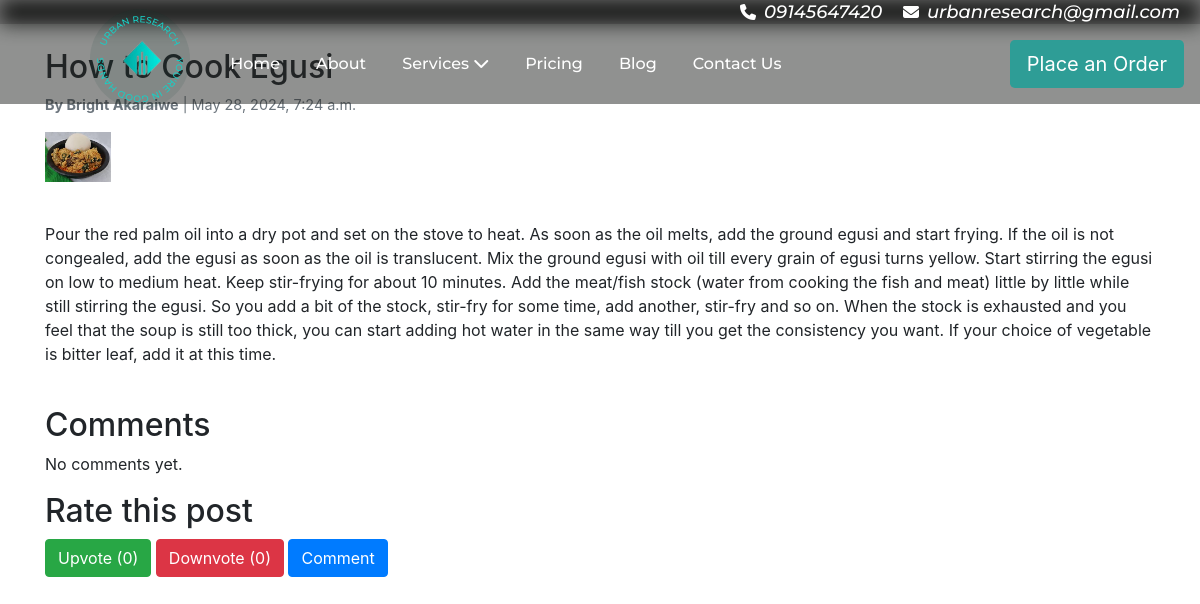
The page /blog/10/ on the database its author committed.
### services/models.py (models this page shows, shortened)
class Blog(models.Model):
    title = models.CharField(max_length=200)
    content = RichTextUploadingField()
    author = models.CharField(max_length=100)
    image = models.ImageField(upload_to='blog_images/', blank=True, null=True)
    created_at = models.DateTimeField(default=timezone.now)
    updated_at = models.DateTimeField(auto_now=True)
    upvotes = models.IntegerField(default=0)
    downvotes = models.IntegerField(default=0)

### services/views.py (the view)
# urls.py: path('blog/<int:blog_id>/', blog_detail, name='blog_detail'),
def blog_detail(request, blog_id):
    blog = get_object_or_404(Blog, id=blog_id)
    comments = blog.comments.filter(approved=True)
    new_comment = None
    session_key = f'voted_blog_{blog_id}'
    has_voted = request.session.get(session_key, False)
    if request.method == 'POST':
        comment_form = CommentForm(data=request.POST)
        if comment_form.is_valid():
            new_comment = comment_form.save(commit=False)
            new_comment.blog = blog
            new_comment.save()
            return redirect('blog_detail', blog_id=blog_id)
    else:
        comment_form = CommentForm()
    return render(request, 'blog_detail.html', {
        'blog': blog,
        'comments': comments,
        'new_comment': new_comment,
        'comment_form': comment_form,
        'has_voted': has_voted,
    })

### templates/blog_detail.html (shortened to what this page needs)
{% extends 'base.html' %}
{% block content %}
<div class="container">
    <article class="mt-5">
        <h1 class="article-title">{{ blog.title }}</h1>
        <p class="article-meta"><strong>By {{ blog.author }}</strong> | {{ blog.created_at }}</p>
        {% if blog.image %}
        <img src="{{ blog.image.url }}" class="img-fluid article-image" alt="{{ blog.title }}">
        {% endif %}
        <div class="article-content">
            <p>{{ blog.content }}</p>
        </div>
    </article>
    <section class="comment-section">
        <h2>Comments</h2>
        {% for comment in comments %}
        <div class="comment">
            <p class="comment-meta"><strong>{{ comment.name }}</strong> | {{ comment.created_at }}</p>
            <p class="comment-body">{{ comment.body }}</p>
        </div>
        {% empty %}
        <p>No comments yet.</p>
        {% endfor %}
    </section>
    <section>
        <h2>Rate this post</h2>
        <form action="{% url 'upvote_blog' blog.id %}" method="post" style="display: inline;">
            <button type="submit" class="btn btn-success" {% if has_voted %}disabled{% endif %}>
                Upvote ({{ blog.upvotes }})
            </button>
        </form>
        <form action="{% url 'downvote_blog' blog.id %}" method="post" style="display: inline;">
            <button type="submit" class="btn btn-danger" {% if has_voted %}disabled{% endif %}>
                Downvote ({{ blog.downvotes }})
            </button>
        </form>
        <button type="button" class="btn btn-primary" onclick="showCommentForm()">Comment</button>
    </section>
</div>
{% endblock %}

### templates/base.html (shortened to what this page needs)
<!DOCTYPE html>
<html lang="en">
<head>
    {% load static %}
    <link rel="stylesheet" type="text/css" href="{% static 'css/styles.css' %}">
    <link rel="stylesheet" href="https://stackpath.bootstrapcdn.com/bootstrap/4.5.2/css/bootstrap.min.css">
    <link rel="stylesheet" href="https://unpkg.com/swiper/swiper-bundle.min.css">
</head>
<body>
    <div class="container-fluid p-0 fixed-top">
        <div class="navtop">
            <div class="text-white navinfo" style="position: relative; font-size:16px;">
                <i class='fa fa-phone fa-solid mr-3'><span>09145647420</span></i>
                <i class="fa fa-envelope" aria-hidden="true"><span>urbanresearch@gmail.com</span></i>
            </div>
        </div>
        <nav class="navbar navbar-expand-lg navbar-dark bg-cus pt-3 pb-3">
            <a class="navbar-brand" href="{% url 'home' %}">
                <div class="brand-container">
                    <svg width="150" height="50" viewBox="0 0 300 300">
                        <defs>
                            <path id="curve" d="M 50 150 A 100 100 0 1 1 250 150" />
                            <path id="curve2" d="M 250 150 A 100 100 0 1 1 50 150" />
                        </defs>
                        <text width="500">
                            <textPath xlink:href="#curve" startOffset="50%" text-anchor="middle">
                                URBAN RESEARCH
                            </textPath>
                        </text>
                        <image href="{% static 'logo/logobg.png' %}" x="-40" y="-30" height="380px" width="380px"/>
                        <text width="500">
                            <textPath xlink:href="#curve2" startOffset="50%" text-anchor="middle">
                                YOU'RE IN GOOD HANDS
                            </textPath>
                        </text>
                    </svg>
                </div>
            </a>
            <div class="collapse navbar-collapse navbar-bottom" id="navbarNav">
                <ul class="navbar-nav mx-auto justify-content-lg-center justify-content-md-start">
                    <li class="nav-item {% if request.path == '/' %}active{% endif %}">
                        <a class="nav-link active" href="{% url 'home' %}">Home</a>
                    </li>
                    <li class="nav-item {% if request.path == '/about/' %}active{% endif %}">
                        <a class="nav-link" href="{% url 'about' %}">About</a>
                    </li>
                    <li class="nav-item dropdown services {% if request.path == '/services/' %}active{% endif %}">
                        <a class="nav-link" href="{% url 'services' %}" id="servicesDropdown" role="button" aria-haspopup="false" aria-expanded="false">
                            Services <i class="fas fa-chevron-down arrow-icon"></i>
                        </a>
                    </li>
                    <li class="nav-item {% if request.path == '/pricing/' %}active{% endif %}">
                        <a class="nav-link" href="{% url 'pricing' %}">Pricing</a>
                    </li>
                    <li class="nav-item {% if request.path == '/blog/' %}active{% endif %}">
                        <a class="nav-link" href="{% url 'blog' %}">Blog</a>
                    </li>
                    <li class="nav-item {% if request.path == '/contact/' %}active{% endif %}">
                        <a class="nav-link" href="{% url 'contact' %}">Contact Us</a>
                    </li>
                </ul>
                <a class="btn btn-custom btn-lg ml-auto" href="{% url 'order_form' %}">Place an Order</a>
            </div>
        </nav>
    </div
    <div class="container-fluid p-0">
        {% block content %}
        {% endblock %}
</body>
</html>

### assets/css/styles.css (style rules this page uses)
body { font-family: Arial, sans-serif; background-color: rgb(255, 255, 255); }
.navtop { background-color: rgba(0, 0, 0, 0.5); position: relative; }
.bg-cus { background-color: rgba(35, 37, 35, 0.5); }
.navtop::before { content: ''; position: absolute; top: 0; left: 0; right: 0; bottom: 0; background-color: rgba(35, 37, 35, 1); filter: blur(10px); z-index: -1; }
.navinfo { text-align: right; margin-right: 20px; }
.navtop span { padding-left:8px; font-size:18px; font-family: "Montserrat", sans-serif; font-weight:450; color: white; font-style: italic; }
.navbar { margin-bottom: 20px; overflow: visible; }
.btn-lg { padding: 10px 20px; font-size: 1.25rem; border-radius: 0.3rem; }
.navbar-brand { font-size: 28px !important; font-weight: bold !important; padding-left: 10px; padding-right: 15px; margin-left:50px; }
.brand-container { position: absolute; top: -15px; left: 10%; transform: translateX(-30%); z-index: 10; width: 100px; height: 100px; background-color: rgba(15,57,55, 0.1); border-radius: 50%; display: flex; align-items: center; justify-content: center; overflow: visible; }
.navbar-brand svg { overflow: visible; width: 300px; height: 110px; }
.navbar-brand text { font-size: 25px; fill: #19CFC5; font-weight: 500 !important; font-family: "Montserrat", sans-serif; }
.arrow-icon { display: inline-block; transition: transform 0.3s ease; }
.navbar-nav .nav-link { font-weight: 500 !important; color: white !important; }
.btn-custom { background-color: rgba(23, 160, 153, 0.8) !important; color: white !important; }
.nav-item { font-family: "Montserrat", sans-serif; font-weight: 500 !important; margin: 0 10px; }
.article-title { font-size: 2rem; margin-top: 20px; }
.article-meta { color: #6c757d; font-size: 0.9rem; }
.article-content { margin-top: 20px; }
.article-image { max-width: 100%; height: 50px !important; margin-bottom: 20px; }
.comment-section { margin-top: 40px; }
@media (min-width: 992px) { .navbar-nav { margin-left: auto; margin-right: auto; } }

### rows shown on the page
Blog: title "How to Cook Egusi", author "Bright Akaraiwe", created_at "May 28, 2024, 7:24 a.m.", image (picture), content "Pour the red palm oil into a dry pot and set on the stove to heat. As soon as the oil melts, add the ground egusi and start frying. If the oil is not congealed, add the egusi as soon as the oil is translucent. Mix the ground egusi with oil till every grain of egusi turns yellow. Start stirring the egusi on low to medium heat. Keep stir-frying for about 10 minutes. Add the meat/fish stock (water from cooking the fish and meat) little by little while still stirring the egusi. So you add a bit of the stock, stir-fry for some time, add another, stir-fry and so on. When the stock is exhausted and you feel that the soup is still too thick, you can start adding hot water in the same way till you…", upvotes "0", downvotes "0"
